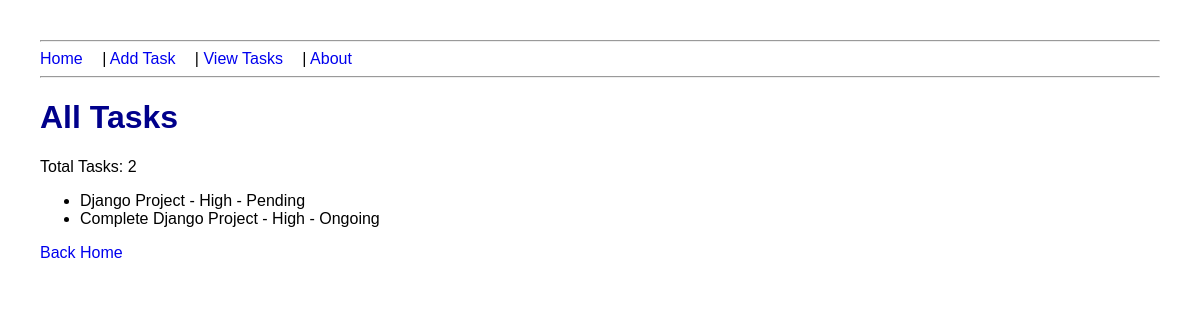
/view-tasks/, run on an earlier commit of the app's database.
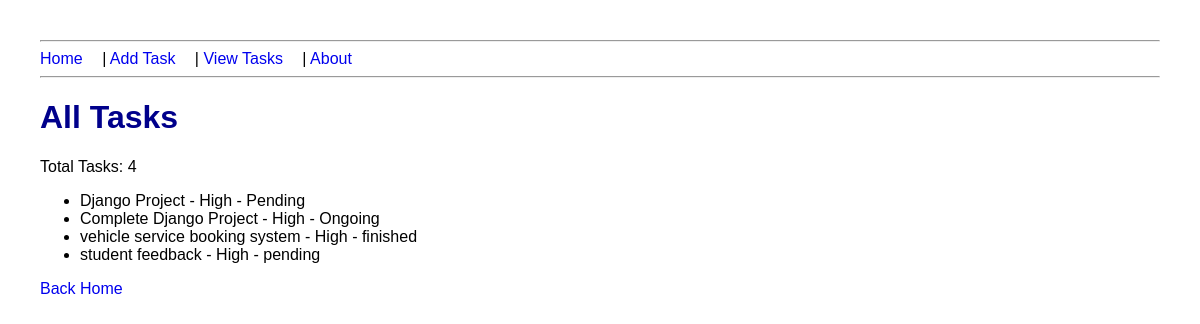
And on a later commit of the database.
### tracker/models.py (models this page shows, shortened)
class Task(models.Model):
    task_name = models.CharField(max_length=100)
    description = models.TextField()
    priority = models.CharField(max_length=20)
    status = models.CharField(max_length=20)

### tracker/views.py (the view)
# urls.py: path('view-tasks/', views.view_tasks, name='view_tasks'),
def view_tasks(request):
    tasks = Task.objects.all()
    return render(request, 'view_tasks.html', {'tasks': tasks})

### templates/view_tasks.html (shortened to what this page needs)
<!DOCTYPE html>
<html>
<head>
</head>
<body>
    <hr>
<a href="/">Home</a> |
<a href="/add-task/">Add Task</a> |
<a href="/view-tasks/">View Tasks</a> |
<a href="/about/">About</a>
<hr>
<h1>All Tasks</h1>
<p>Total Tasks: {{ tasks|length }}</p>
<ul>
{% for task in tasks %}
    <li>
        {{ task.task_name }} -
        {{ task.priority }} -
        {{ task.status }}
    </li>
{% endfor %}
</ul>
<a href="/">Back Home</a>
</body>
</html>

### templates/view_tasks.html (style rules this page uses)
body { font-family: Arial; margin: 40px; }
h1 { color: darkblue; }
a { text-decoration: none; margin-right: 15px; }

What changed in the data, as far as the page shows it:
added Task: task_name "vehicle service booking system", priority "High", status "finished"
added Task: task_name "student feedback", priority "High", status "pending"
Also different on the page:
{{ tasks|length }}: "2" → "4"
